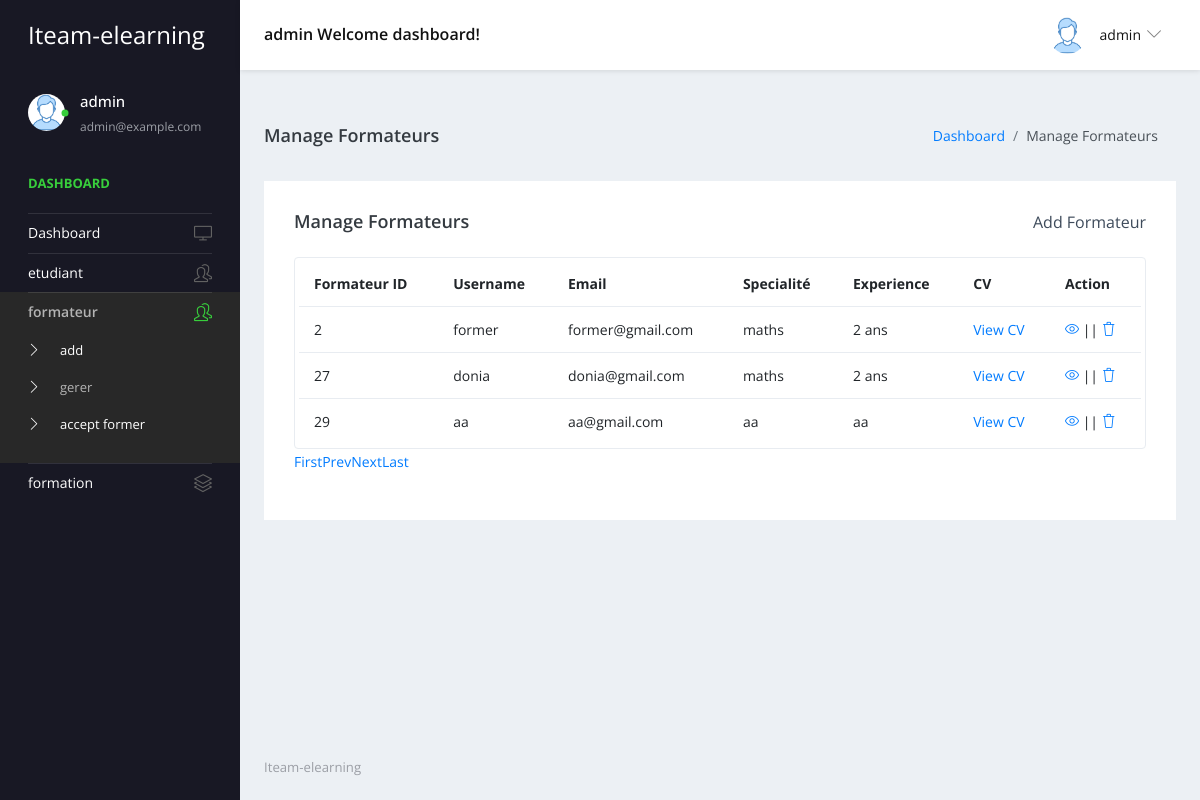
Page /admin/manage-former.php (signed in) on the committed database.
### tables this page shows
CREATE TABLE `former` (
  `id_user` int(11) NOT NULL,
  `username` varchar(30) NOT NULL,
  `password` varchar(255) NOT NULL,
  `email` varchar(50) NOT NULL,
  `specialite` varchar(50) DEFAULT NULL,
  `experience` varchar(100) DEFAULT NULL,
  `cv` varchar(100) DEFAULT NULL,
  `is_Active` tinyint(1) NOT NULL
);

### admin/manage-former.php (the view, shortened to what this page needs)
<?php
include('includes/dbconnection.php');
?>
<!DOCTYPE html>
<html lang="en">
<head>
    <link rel="stylesheet" href="vendors/simple-line-icons/css/simple-line-icons.css">
    <link rel="stylesheet" href="vendors/flag-icon-css/css/flag-icon.min.css">
    <link rel="stylesheet" href="vendors/css/vendor.bundle.base.css">
    <link rel="stylesheet" href="./vendors/daterangepicker/daterangepicker.css">
    <link rel="stylesheet" href="./vendors/chartist/chartist.min.css">
    <link rel="stylesheet" href="./css/style.css">
</head>
<body>
<div class="container-scroller">
    <?php include_once('includes/header.php'); ?>
    <div class="container-fluid page-body-wrapper">
        <?php include_once('includes/sidebar.php'); ?>
        <div class="main-panel">
            <div class="content-wrapper">
                <div class="page-header">
                    <h3 class="page-title">Manage Formateurs</h3>
                    <nav aria-label="breadcrumb">
                        <ol class="breadcrumb">
                            <li class="breadcrumb-item"><a href="dashboard.php">Dashboard</a></li>
                            <li class="breadcrumb-item active" aria-current="page">Manage Formateurs</li>
                        </ol>
                    </nav>
                </div>
                <div class="row">
                    <div class="col-md-12 grid-margin stretch-card">
                        <div class="card">
                            <div class="card-body">
                                <div class="d-sm-flex align-items-center mb-4">
                                    <h4 class="card-title mb-sm-0">Manage Formateurs</h4>
                                    <a href="add-former.php" class="text-dark ml-auto mb-3 mb-sm-0">Add Formateur</a>
                                </div>
                                <div class="table-responsive border rounded p-1">
                                    <table class="table">
                                        <thead>
                                            <tr>
                                                <th class="font-weight-bold">Formateur ID</th>
                                                <th class="font-weight-bold">Username</th>
                                                <th class="font-weight-bold">Email</th>
                                                <th class="font-weight-bold">Specialité</th>
                                                <th class="font-weight-bold">Experience</th>
                                                <th class="font-weight-bold">CV</th>
                                                <th class="font-weight-bold">Action</th>
                                            </tr>
                                        </thead>
                                        <tbody>
                                            <?php
                                            if (isset($_GET['pageno'])) {
                                                $pageno = $_GET['pageno'];
                                            } else {
                                                $pageno = 1;
                                            }
                                            $no_of_records_per_page = 15;
                                            $offset = ($pageno - 1) * $no_of_records_per_page;
                                            $total_pages_sql = "SELECT COUNT(*) FROM former";
                                            $stmt = $dbh->prepare($total_pages_sql);
                                            $stmt->execute();
                                            $total_rows = $stmt->fetchColumn();
                                            $total_pages = ceil($total_rows / $no_of_records_per_page);
                                            $sql = "SELECT * FROM former LIMIT $offset, $no_of_records_per_page";
                                            $query = $dbh->prepare($sql);
                                            $query->execute();
                                            $results = $query->fetchAll(PDO::FETCH_OBJ);
                                            if ($query->rowCount() > 0) {
                                                foreach ($results as $row) {
                                            ?>
                                                    <tr>
                                                        <td><?php echo htmlentities($row->id_user); ?></td>
                                                        <td><?php echo htmlentities($row->username); ?></td>
                                                        <td><?php echo htmlentities($row->email); ?></td>
                                                        <td><?php echo htmlentities($row->specialite); ?></td>
                                                        <td><?php echo htmlentities($row->experience); ?></td>
                                                        <td><a href="cvs/<?php echo htmlentities($row->cv); ?>" target="_blank">View CV</a></td>
                                                        <td>
                                                            <div>
                                                                <a href="edit-former-detail.php?editid=<?php echo htmlentities($row->id_user); ?>"><i class="icon-eye"></i></a>
                                                                ||
                                                                <a href="manage-former.php?delid=<?php echo htmlentities($row->id_user); ?>" onclick="return confirm('Do you really want to Delete ?');"><i class="icon-trash"></i></a>
                                                            </div>
                                                        </td>
                                                    </tr>
                                            <?php
                                                }
                                            }
                                            ?>
                                        </tbody>
                                    </table>
                                </div>
                                <div align="left">
                                    <ul class="pagination">
                                        <li><a href="?pageno=1">First</a></li>
                                        <li class="<?php if($pageno <= 1) { echo 'disabled'; } ?>">
                                            <a href="<?php if($pageno <= 1) { echo '#'; } else { echo "?pageno=".($pageno - 1); } ?>">Prev</a>
                                        </li>
                                        <li class="<?php if($pageno >= $total_pages) { echo 'disabled'; } ?>">
                                            <a href="<?php if($pageno >= $total_pages) { echo '#'; } else { echo "?pageno=".($pageno + 1); } ?>">Next</a>
                                        </li>
                                        <li><a href="?pageno=<?php echo $total_pages; ?>">Last</a></li>
                                    </ul>
                                </div>
                            </div>
                        </div>
                    </div>
                </div>
            </div>
            <?php include_once('includes/footer.php'); ?>
        </div>
    </div>
</div>
</body>
</html>

### admin/includes/header.php (shortened to what this page needs)
<nav class="navbar default-layout-navbar col-lg-12 col-12 p-0 fixed-top d-flex flex-row">
    <div class="navbar-brand-wrapper d-flex align-items-center">
        <a class="navbar-brand brand-logo" href="dashboard.php">
            <strong style="color: white;">Iteam-elearning</strong>
        </a>
    </div>
    <?php
    $userId = $_SESSION['admin_id'];
    $sql = "SELECT * FROM admin WHERE id_user=:userId";
    $query = $dbh->prepare($sql);
    $query->bindParam(':userId', $userId, PDO::PARAM_STR);
    $query->execute();
    $results = $query->fetchAll(PDO::FETCH_ASSOC);
    if ($query->rowCount() > 0) {
        foreach ($results as $row) { ?>
            <div class="navbar-menu-wrapper d-flex align-items-center flex-grow-1">
                <h5 class="mb-0 font-weight-medium d-none d-lg-flex"><?php echo htmlentities($row['username']); ?> Welcome dashboard!</h5>
                <ul class="navbar-nav navbar-nav-right ml-auto">
                    <li class="nav-item dropdown d-none d-xl-inline-flex user-dropdown">
                        <a class="nav-link dropdown-toggle" id="UserDropdown" href="#" data-toggle="dropdown" aria-expanded="false">
                            <img class="img-xs rounded-circle ml-2" src="images/faces/face8.jpg" alt="Profile image"> <span class="font-weight-normal"> <?php echo htmlentities($row['username']); ?> </span>
                        </a>
                    </li>
                </ul>
            </div>
<?php
        }
    }
?>
</nav>

### admin/includes/sidebar.php (shortened to what this page needs)
<nav class="sidebar sidebar-offcanvas" id="sidebar">
    <ul class="nav">
        <li class="nav-item nav-profile">
            <a href="#" class="nav-link">
                <div class="profile-image">
                    <img class="img-xs rounded-circle" src="images/faces/face8.jpg" alt="profile image">
                    <div class="dot-indicator bg-success"></div>
                </div>
                <div class="text-wrapper">
                    <?php
                    $userId = $_SESSION['admin_id'];
                    $sql = "SELECT * FROM admin WHERE id_user = :userId";
                    $query = $dbh->prepare($sql);
                    $query->bindParam(':userId', $userId, PDO::PARAM_INT);
                    $query->execute();
                    $results = $query->fetchAll(PDO::FETCH_OBJ);
                    if ($query->rowCount() > 0) {
                        foreach ($results as $row) { ?>
                            <p class="profile-name"><?php echo htmlentities($row->username); ?></p>
                            <p class="designation"><?php echo htmlentities($row->email); ?></p>
                    <?php $cnt = $cnt + 1;
                        }
                    } ?>
                </div>
            </a>
        </li>
        <li class="nav-item nav-category">
            <span class="nav-link">Dashboard</span>
        </li>
        <li class="nav-item">
            <a class="nav-link" href="dashboard.php">
                <span class="menu-title">Dashboard</span>
                <i class="icon-screen-desktop menu-icon"></i>
            </a>
        </li>
        <li class="nav-item">
            <a class="nav-link" data-toggle="collapse" href="#ui-basic1" aria-expanded="false" aria-controls="ui-basic1">
                <span class="menu-title">etudiant </span>
                <i class="icon-people menu-icon"></i>
            </a>
        </li>
        <li class="nav-item">
              <a class="nav-link" data-toggle="collapse" href="#auth2" aria-expanded="false" aria-controls="auth">
                <span class="menu-title">formateur</span>
                <i class="icon-people menu-icon"></i>
              </a>
              <div class="collapse" id="auth2">
                <ul class="nav flex-column sub-menu">
                  <li class="nav-item"> <a class="nav-link" href="add-former.php"> add</a></li>
                  <li class="nav-item"> <a class="nav-link" href="manage-former.php"> gerer </a></li>
                  <li class="nav-item"> <a class="nav-link" href="accept-former.php"> accept former </a></li>
                </ul>
              </div>
            </li>
            <li class="nav-item">
              <a class="nav-link" data-toggle="collapse" href="#ui-basic" aria-expanded="false" aria-controls="ui-basic">
                <span class="menu-title">formation</span>
                <i class="icon-layers menu-icon"></i>
              </a>
            </li>
    </ul>
</nav>

### rows in the picture
former: id_user "2", username "former", email "former@gmail.com", specialite "maths", experience "2 ans"
former: id_user "27", username "donia", email "donia@gmail.com", specialite "maths", experience "2 ans"
former: id_user "29", username "aa", email "aa@gmail.com", specialite "aa", experience "aa"

### other values in the picture
$row['username'] "admin"
$row->username "admin"
$row->email "admin@example.com"
